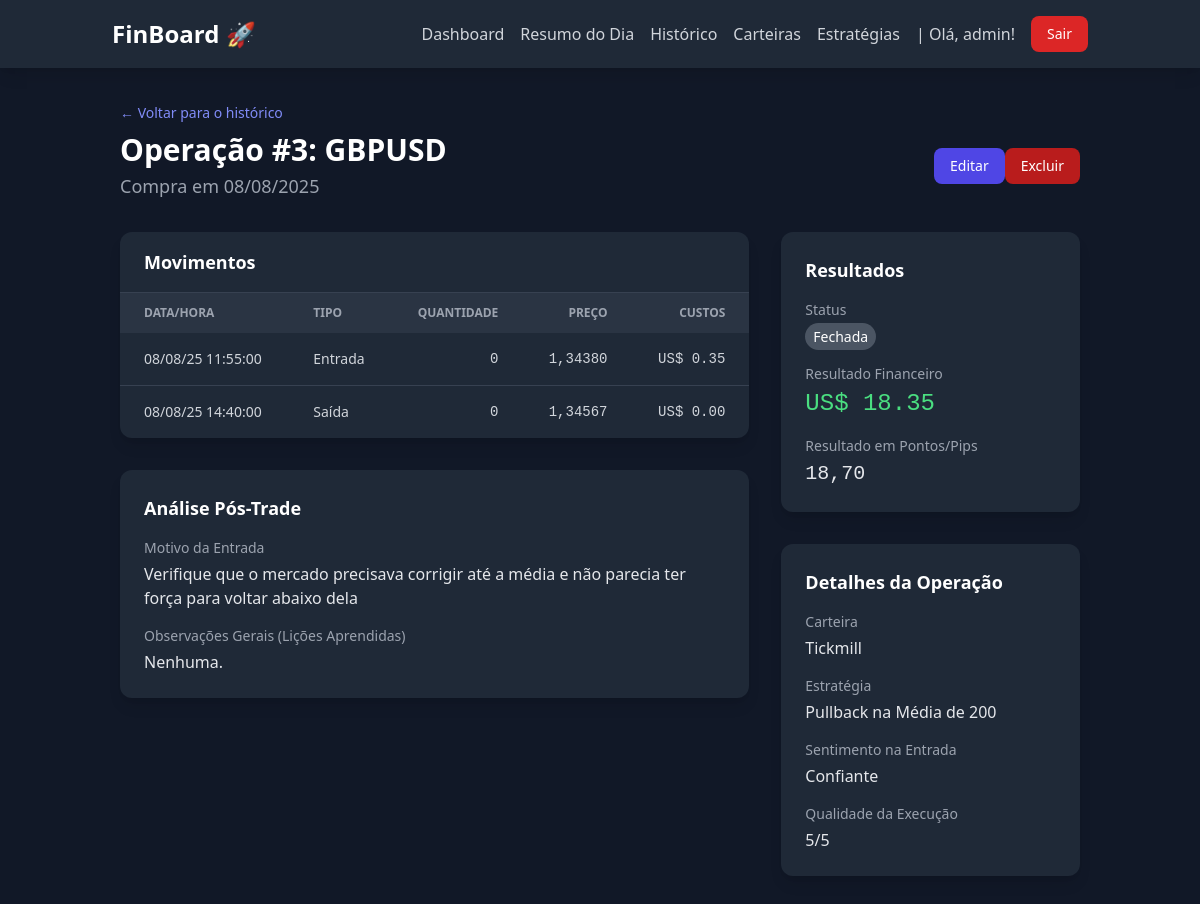
Page /dashboard/operations/3/ (signed in) on the committed database.
### dashboard/models.py (models this page shows, shortened)
class Operation(models.Model):
    STATUS_CHOICES = [('ABERTA', 'Aberta'), ('FECHADA', 'Fechada')]
    INITIAL_TYPE_CHOICES = [('COMPRA', 'Compra'), ('VENDA', 'Venda')]
    SENTIMENT_CHOICES = [('CONFIANTE', 'Confiante'), ('ANSIOSO', 'Ansioso'),
                         ('COM_MEDO', 'Com Medo'), ('FOCADO', 'Focado'), ('EFORICO', 'Eufórico')]
    account = models.ForeignKey(
        Account, on_delete=models.PROTECT, verbose_name="Carteira")
    user = models.ForeignKey(
        User, on_delete=models.CASCADE, verbose_name="Usuário")
    asset = models.ForeignKey(
        Asset, on_delete=models.PROTECT, verbose_name="Ativo")
    strategy = models.ForeignKey(
        Strategy, on_delete=models.SET_NULL, null=True, blank=True, verbose_name="Estratégia")
    initial_stop_price = models.DecimalField(
        "Preço de Stop Planejado", max_digits=10, decimal_places=5, blank=True, null=True)
    initial_target_price = models.DecimalField(
        "Preço de Alvo Planejado", max_digits=10, decimal_places=5, blank=True, null=True)
    tags = models.ManyToManyField(Tag, blank=True, verbose_name="Tags")
    status = models.CharField("Status", max_length=10,
                              choices=STATUS_CHOICES, default='ABERTA')
    initial_operation_type = models.CharField(
        "Tipo da Operação Inicial", max_length=10, choices=INITIAL_TYPE_CHOICES)
    start_date = models.DateTimeField("Data de Início")
    end_date = models.DateTimeField("Data de Fim", null=True, blank=True)
    net_financial_result = models.DecimalField(
        "Resultado Financeiro Líquido", max_digits=12, decimal_places=2, null=True, blank=True)
    points_pips_result = models.DecimalField(
        "Resultado em Pontos/Pips", max_digits=12, decimal_places=2, null=True, blank=True)
    entry_reason = models.TextField("Motivo da Entrada")
    general_notes = models.TextField(
        "Observações Gerais (Lições Aprendidas)", blank=True, null=True)
    entry_sentiment = models.CharField(
        "Sentimento na Entrada", max_length=10, choices=SENTIMENT_CHOICES, blank=True, null=True)
    execution_rating = models.IntegerField("Qualidade da Execução (1-5)", validators=[
                                           MinValueValidator(1), MaxValueValidator(5)], null=True, blank=True)

class Asset(models.Model):
    MARKET_CHOICES = [('B3_ACOES', 'B3 - Ações'), ('B3_FUTUROS', 'B3 - Mercado Futuro'), ('FOREX_PARES',
                                                                                          'Forex - Pares de Moedas'), ('FOREX_COMMODITIES', 'Forex - Commodities'), ('FOREX_INDICES', 'Forex - Índices')]
    CURRENCY_CHOICES = [('BRL', 'Real Brasileiro'), ('USD', 'Dólar Americano')]
    ticker = models.CharField(
        "Ticker", max_length=20, unique=True, help_text="Ex: PETR4, WDOFUT, EURUSD")
    name = models.CharField("Nome", max_length=100)
    market = models.CharField("Mercado", max_length=20, choices=MARKET_CHOICES)
    currency = models.CharField(
        "Moeda", max_length=3, choices=CURRENCY_CHOICES)
    description = models.TextField("Descrição", blank=True, null=True)

class Movement(models.Model):
    TYPE_CHOICES = [('ENTRADA', 'Entrada'), ('SAIDA', 'Saída')]
    operation = models.ForeignKey(
        Operation, on_delete=models.CASCADE, related_name='movements', verbose_name="Operação")
    type = models.CharField("Tipo", max_length=10, choices=TYPE_CHOICES)
    datetime = models.DateTimeField("Data e Hora")
    quantity = models.DecimalField(
        "Quantidade", max_digits=12, decimal_places=2)
    price = models.DecimalField("Preço", max_digits=12, decimal_places=5)
    costs = models.DecimalField(
        "Custos", max_digits=10, decimal_places=2, default=0.0)

class Account(models.Model):
    CURRENCY_CHOICES = [
        ('BRL', 'Real Brasileiro'),
        ('USD', 'Dólar Americano'),
    ]
    user = models.ForeignKey(
        User, on_delete=models.CASCADE, verbose_name="Usuário")
    name = models.CharField("Nome da Carteira", max_length=100,
                            help_text="Ex: Corretora XP, Binance Futures")
    currency = models.CharField(
        "Moeda", max_length=3, choices=CURRENCY_CHOICES, default='BRL')
    initial_balance = models.DecimalField(
        "Saldo Inicial", max_digits=12, decimal_places=2, default=0.0)
    is_active = models.BooleanField("Ativa", default=True)

class Strategy(models.Model):
    name = models.CharField("Nome da Estratégia", max_length=100, unique=True)
    description = models.TextField("Descrição do Setup")

### dashboard/views.py (the view)
# urls.py: path('operations/<int:pk>/', views.operation_detail, name='operation_detail'),
@login_required
def operation_detail(request, pk):
    operation = get_object_or_404(Operation, pk=pk, user=request.user)
    movements = operation.movements.all().order_by('datetime')
    context = {
        'operation': operation,
        'movements': movements,
    }
    return render(request, 'dashboard/operation_detail.html', context)

### dashboard/templatetags/currency_filters.py (called while the page is built)
@register.filter(name='format_currency')
def format_currency(value, currency_code):
    try:
        value = Decimal(value)
    except (ValueError, TypeError):
        return value
    formatted_value = intcomma(value).replace(
        ",", "TEMP_COMMA").replace(".", ",").replace("TEMP_COMMA", ".")
    if currency_code == 'BRL':
        return f"R$ {formatted_value}"
    elif currency_code == 'USD':
        return f"US$ {formatted_value}"
    else:
        return f"{currency_code} {formatted_value}"

### dashboard/templates/dashboard/operation_detail.html
{% extends 'core/base.html' %}
{% load currency_filters %}
{% block content %}
<div class="container mx-auto px-4 sm:px-6 lg:px-8 py-8">
    <div class="mb-8">
        <a href="{% url 'dashboard:operation_list' %}" class="text-sm text-indigo-400 hover:text-indigo-300 transition-colors">&larr; Voltar para o histórico</a>
        <div class="mt-2 md:flex md:items-center md:justify-between">
            <div class="min-w-0 flex-1">
                <h1 class="text-3xl font-bold text-white">Operação #{{ operation.id }}: {{ operation.asset.ticker }}</h1>
                <p class="mt-1 text-lg text-gray-400">
                    {{ operation.get_initial_operation_type_display }} em {{ operation.start_date|date:"d/m/Y" }}
                </p>
            </div>
            <div class="mt-4 flex flex-shrink-0 md:ml-4 md:mt-0">
                <a href="{% url 'dashboard:operation_edit' pk=operation.pk %}" class="px-4 py-2 text-sm font-medium text-white bg-indigo-600 rounded-lg hover:bg-indigo-700">Editar</a>
                <a href="{% url 'dashboard:operation_delete' pk=operation.pk %}" class="px-4 py-2 text-sm font-medium text-white bg-red-700 rounded-lg hover:bg-red-800">Excluir</a>
            </div>
        </div>
    </div>
    <div class="grid grid-cols-1 lg:grid-cols-3 gap-8">
        <div class="lg:col-span-2 space-y-8">
            <div class="bg-gray-800 rounded-xl shadow-lg">
                <h3 class="px-6 py-4 text-lg font-semibold text-white border-b border-gray-700">Movimentos</h3>
                <div class="overflow-x-auto">
                    <table class="min-w-full text-sm text-left text-gray-300">
                        <thead class="text-xs text-gray-400 uppercase bg-gray-700/50">
                            <tr>
                                <th class="px-6 py-3">Data/Hora</th>
                                <th class="px-6 py-3">Tipo</th>
                                <th class="px-6 py-3 text-right">Quantidade</th>
                                <th class="px-6 py-3 text-right">Preço</th>
                                <th class="px-6 py-3 text-right">Custos</th>
                            </tr>
                        </thead>
                        <tbody>
                            {% for mov in movements %}
                            <tr class="border-b border-gray-700 last:border-b-0">
                                <td class="px-6 py-4">{{ mov.datetime|date:"d/m/y H:i:s" }}</td>
                                <td class="px-6 py-4">{{ mov.get_type_display }}</td>
                                <td class="px-6 py-4 text-right font-mono">{{ mov.quantity|floatformat:0 }}</td>
                                <td class="px-6 py-4 text-right font-mono">{{ mov.price|floatformat:5 }}</td>
                                <td class="px-6 py-4 text-right font-mono">{{ mov.costs|format_currency:operation.account.currency }}</td>
                            </tr>
                            {% endfor %}
                        </tbody>
                    </table>
                </div>
            </div>
            <div class="bg-gray-800 rounded-xl shadow-lg p-6">
                <h3 class="text-lg font-semibold text-white mb-4">Análise Pós-Trade</h3>
                <dl class="space-y-4">
                    <div>
                        <dt class="text-sm font-medium text-gray-400">Motivo da Entrada</dt>
                        <dd class="mt-1 text-gray-200">{{ operation.entry_reason|linebreaksbr }}</dd>
                    </div>
                    <div>
                        <dt class="text-sm font-medium text-gray-400">Observações Gerais (Lições Aprendidas)</dt>
                        <dd class="mt-1 text-gray-200">{{ operation.general_notes|default:"Nenhuma."|linebreaksbr }}</dd>
                    </div>
                </dl>
            </div>
        </div>
        <div class="space-y-8">
            <div class="bg-gray-800 rounded-xl shadow-lg p-6">
                <h3 class="text-lg font-semibold text-white mb-4">Resultados</h3>
                <dl class="space-y-4">
                    <div>
                        <dt class="text-sm font-medium text-gray-400">Status</dt>
                        <dd class="mt-1">
                            {% if operation.status == 'FECHADA' %}
                                <span class="px-2 py-1 text-sm font-medium text-white bg-gray-600 rounded-full">{{ operation.get_status_display }}</span>
                            {% else %}
                                <span class="px-2 py-1 text-sm font-medium text-blue-200 bg-blue-900 rounded-full">{{ operation.get_status_display }}</span>
                            {% endif %}
                        </dd>
                    </div>
                    <div>
                        <dt class="text-sm font-medium text-gray-400">Resultado Financeiro</dt>
                        <dd class="mt-1 text-2xl font-mono {% if operation.net_financial_result > 0 %}text-green-400{% elif operation.net_financial_result < 0 %}text-red-400{% else %}text-gray-200{% endif %}">
                            {{ operation.net_financial_result|format_currency:operation.account.currency|default:"--" }}
                        </dd>
                    </div>
                     <div>
                        <dt class="text-sm font-medium text-gray-400">Resultado em Pontos/Pips</dt>
                        <dd class="mt-1 text-xl font-mono text-gray-200">{{ operation.points_pips_result|floatformat:2|default:"--" }}</dd>
                    </div>
                </dl>
            </div>
            <div class="bg-gray-800 rounded-xl shadow-lg p-6">
                <h3 class="text-lg font-semibold text-white mb-4">Detalhes da Operação</h3>
                 <dl class="space-y-4">
                    <div>
                        <dt class="text-sm font-medium text-gray-400">Carteira</dt>
                        <dd class="mt-1 text-gray-200">{{ operation.account.name }}</dd>
                    </div>
                     <div>
                        <dt class="text-sm font-medium text-gray-400">Estratégia</dt>
                        <dd class="mt-1 text-gray-200">{{ operation.strategy.name|default:"N/A" }}</dd>
                    </div>
                    <div>
                        <dt class="text-sm font-medium text-gray-400">Sentimento na Entrada</dt>
                        <dd class="mt-1 text-gray-200">{{ operation.get_entry_sentiment_display|default:"N/A" }}</dd>
                    </div>
                    <div>
                        <dt class="text-sm font-medium text-gray-400">Qualidade da Execução</dt>
                        <dd class="mt-1 text-gray-200">{{ operation.execution_rating }}/5</dd>
                    </div>
                </dl>
            </div>
        </div>
    </div>
</div>
{% endblock %}

### core/templates/core/base.html (shortened to what this page needs)
{% load static %}
<!DOCTYPE html>
<html lang="pt-br" class="dark">
<head>
    <link href="{% static 'core/css/output.css' %}" rel="stylesheet">
</head>
<body class="bg-gray-900">
    <header class="bg-gray-800 shadow-lg sticky top-0 z-50">
        <nav class="container mx-auto px-6 py-4">
            <div class="flex items-center justify-between">
                <a href="{% url 'core:home' %}" class="text-white text-2xl font-bold hover:text-indigo-400 transition-colors">
                    FinBoard 🚀
                </a>
                <div class="flex items-center space-x-4">
                     {% if user.is_authenticated %}
                        <a href="{% url 'core:home' %}" class="text-gray-300 hover:text-white transition-colors">Dashboard</a>
                        <a href="{% url 'dashboard:daily_summary' %}" class="text-gray-300 hover:text-white transition-colors">Resumo do Dia</a>
                        <a href="{% url 'dashboard:operation_list' %}" class="text-gray-300 hover:text-white transition-colors">Histórico</a>
                        <a href="{% url 'dashboard:account_list' %}" class="text-gray-300 hover:text-white transition-colors">Carteiras</a>
                        <a href="{% url 'dashboard:strategy_list' %}" class="text-gray-300 hover:text-white transition-colors">Estratégias</a>
                        <span class="text-gray-300">| Olá, {{ user.username }}!</span>
                        <a href="{% url 'core:logout' %}" class="px-4 py-2 text-sm font-medium text-white bg-red-600 rounded-lg hover:bg-red-700 transition-colors">
                            Sair
                        </a>
                    {% else %}
                        <a href="{% url 'core:login' %}" class="text-gray-300 hover:text-white transition-colors">Login</a>
                        <a href="{% url 'core:register' %}" class="px-4 py-2 text-sm font-medium text-white bg-indigo-600 rounded-lg hover:bg-indigo-700 transition-colors">
                            Cadastre-se
                        </a>
                    {% endif %}
                </div>
            </div>
        </nav>
    </header>
    <main>
        {% block content %}
        {% endblock %}
    </main>
</body>
</html>

### rows in the picture
Operation: id "3", asset.ticker "GBPUSD", initial_operation_type "Compra", start_date "08/08/2025", entry_reason "Verifique que o mercado precisava corrigir até a média e não parecia ter força para voltar abaixo dela", general_notes "Nenhuma.", status "Fechada", net_financial_result "US$ 18.35", points_pips_result "18,70", account.name "Tickmill", strategy.name "Pullback na Média de 200", entry_sentiment "Confiante", execution_rating "5"
Movement: datetime "08/08/25 11:55:00", type "Entrada", quantity "0", price "1,34380", costs "US$ 0.35"
Movement: datetime "08/08/25 14:40:00", type "Saída", quantity "0", price "1,34567", costs "US$ 0.00"

### other values in the picture
{{ user.username }} "admin"
